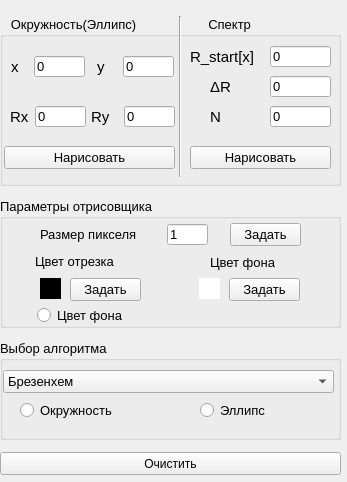
<?xml version="1.0" encoding="UTF-8"?>
<ui version="4.0">
 <class>MyController</class>
 <widget class="QWidget" name="MyController">
  <property name="geometry">
   <rect>
    <x>0</x>
    <y>0</y>
    <width>347</width>
    <height>482</height>
   </rect>
  </property>
  <property name="sizePolicy">
   <sizepolicy hsizetype="Fixed" vsizetype="Preferred">
    <horstretch>0</horstretch>
    <verstretch>0</verstretch>
   </sizepolicy>
  </property>
  <property name="minimumSize">
   <size>
    <width>200</width>
    <height>400</height>
   </size>
  </property>
  <property name="windowTitle">
   <string>Form</string>
  </property>
  <widget class="QWidget" name="verticalLayoutWidget">
   <property name="geometry">
    <rect>
     <x>0</x>
     <y>10</y>
     <width>341</width>
     <height>471</height>
    </rect>
   </property>
   <layout class="QVBoxLayout" name="verticalLayout_2">
    <property name="spacing">
     <number>6</number>
    </property>
    <item>
     <widget class="QGroupBox" name="groupBox">
      <property name="sizePolicy">
       <sizepolicy hsizetype="Preferred" vsizetype="Preferred">
        <horstretch>0</horstretch>
        <verstretch>0</verstretch>
       </sizepolicy>
      </property>
      <property name="minimumSize">
       <size>
        <width>0</width>
        <height>170</height>
       </size>
      </property>
      <property name="maximumSize">
       <size>
        <width>16777215</width>
        <height>170</height>
       </size>
      </property>
      <property name="font">
       <font>
        <pointsize>10</pointsize>
       </font>
      </property>
      <property name="title">
       <string>   Окружность(Эллипс)                    Спектр </string>
      </property>
      <widget class="QLabel" name="label_2">
       <property name="geometry">
        <rect>
         <x>11</x>
         <y>40</y>
         <width>41</width>
         <height>21</height>
        </rect>
       </property>
       <property name="font">
        <font>
         <pointsize>11</pointsize>
        </font>
       </property>
       <property name="text">
        <string>х</string>
       </property>
      </widget>
      <widget class="QLabel" name="label_3">
       <property name="geometry">
        <rect>
         <x>10</x>
         <y>90</y>
         <width>41</width>
         <height>21</height>
        </rect>
       </property>
       <property name="font">
        <font>
         <pointsize>11</pointsize>
        </font>
       </property>
       <property name="text">
        <string>Rx</string>
       </property>
      </widget>
      <widget class="QLineEdit" name="xEdit">
       <property name="geometry">
        <rect>
         <x>34</x>
         <y>40</y>
         <width>51</width>
         <height>21</height>
        </rect>
       </property>
       <property name="text">
        <string>0</string>
       </property>
      </widget>
      <widget class="QLineEdit" name="rxEdit">
       <property name="geometry">
        <rect>
         <x>35</x>
         <y>90</y>
         <width>51</width>
         <height>21</height>
        </rect>
       </property>
       <property name="text">
        <string>0</string>
       </property>
      </widget>
      <widget class="QLineEdit" name="yEdit">
       <property name="geometry">
        <rect>
         <x>123</x>
         <y>40</y>
         <width>51</width>
         <height>21</height>
        </rect>
       </property>
       <property name="text">
        <string>0</string>
       </property>
      </widget>
      <widget class="QLabel" name="label_4">
       <property name="geometry">
        <rect>
         <x>210</x>
         <y>60</y>
         <width>41</width>
         <height>21</height>
        </rect>
       </property>
       <property name="font">
        <font>
         <pointsize>11</pointsize>
        </font>
       </property>
       <property name="text">
        <string>ΔR</string>
       </property>
      </widget>
      <widget class="QLabel" name="label_7">
       <property name="geometry">
        <rect>
         <x>97</x>
         <y>40</y>
         <width>41</width>
         <height>21</height>
        </rect>
       </property>
       <property name="font">
        <font>
         <pointsize>11</pointsize>
        </font>
       </property>
       <property name="text">
        <string>y</string>
       </property>
      </widget>
      <widget class="QLineEdit" name="ryEdit">
       <property name="geometry">
        <rect>
         <x>124</x>
         <y>90</y>
         <width>51</width>
         <height>21</height>
        </rect>
       </property>
       <property name="text">
        <string>0</string>
       </property>
      </widget>
      <widget class="Line" name="line">
       <property name="geometry">
        <rect>
         <x>170</x>
         <y>0</y>
         <width>20</width>
         <height>161</height>
        </rect>
       </property>
       <property name="orientation">
        <enum>Qt::Vertical</enum>
       </property>
      </widget>
      <widget class="QLineEdit" name="drEdit">
       <property name="geometry">
        <rect>
         <x>270</x>
         <y>60</y>
         <width>61</width>
         <height>21</height>
        </rect>
       </property>
       <property name="text">
        <string>0</string>
       </property>
      </widget>
      <widget class="QPushButton" name="dwawellipseButton">
       <property name="geometry">
        <rect>
         <x>4</x>
         <y>130</y>
         <width>171</width>
         <height>23</height>
        </rect>
       </property>
       <property name="minimumSize">
        <size>
         <width>81</width>
         <height>23</height>
        </size>
       </property>
       <property name="text">
        <string>Нарисовать</string>
       </property>
      </widget>
      <widget class="QPushButton" name="dwawSunButton">
       <property name="geometry">
        <rect>
         <x>190</x>
         <y>130</y>
         <width>141</width>
         <height>23</height>
        </rect>
       </property>
       <property name="minimumSize">
        <size>
         <width>81</width>
         <height>23</height>
        </size>
       </property>
       <property name="text">
        <string>Нарисовать</string>
       </property>
      </widget>
      <widget class="QLabel" name="label_5">
       <property name="geometry">
        <rect>
         <x>91</x>
         <y>90</y>
         <width>41</width>
         <height>21</height>
        </rect>
       </property>
       <property name="font">
        <font>
         <pointsize>11</pointsize>
        </font>
       </property>
       <property name="text">
        <string>Ry</string>
       </property>
      </widget>
      <widget class="QLineEdit" name="rstartEdit">
       <property name="geometry">
        <rect>
         <x>270</x>
         <y>30</y>
         <width>61</width>
         <height>21</height>
        </rect>
       </property>
       <property name="text">
        <string>0</string>
       </property>
      </widget>
      <widget class="QLabel" name="label_6">
       <property name="geometry">
        <rect>
         <x>210</x>
         <y>90</y>
         <width>41</width>
         <height>21</height>
        </rect>
       </property>
       <property name="font">
        <font>
         <pointsize>11</pointsize>
        </font>
       </property>
       <property name="text">
        <string>N</string>
       </property>
      </widget>
      <widget class="QLabel" name="label_8">
       <property name="geometry">
        <rect>
         <x>190</x>
         <y>30</y>
         <width>81</width>
         <height>21</height>
        </rect>
       </property>
       <property name="font">
        <font>
         <pointsize>11</pointsize>
        </font>
       </property>
       <property name="text">
        <string>R_start[x]</string>
       </property>
      </widget>
      <widget class="QLineEdit" name="nEdit">
       <property name="geometry">
        <rect>
         <x>270</x>
         <y>90</y>
         <width>61</width>
         <height>21</height>
        </rect>
       </property>
       <property name="text">
        <string>0</string>
       </property>
      </widget>
     </widget>
    </item>
    <item>
     <widget class="QGroupBox" name="groupBox_2">
      <property name="minimumSize">
       <size>
        <width>0</width>
        <height>0</height>
       </size>
      </property>
      <property name="maximumSize">
       <size>
        <width>16777215</width>
        <height>130</height>
       </size>
      </property>
      <property name="font">
       <font>
        <pointsize>10</pointsize>
       </font>
      </property>
      <property name="title">
       <string>Параметры отрисовщика</string>
      </property>
      <widget class="QLabel" name="linelabel">
       <property name="geometry">
        <rect>
         <x>40</x>
         <y>80</y>
         <width>21</width>
         <height>21</height>
        </rect>
       </property>
       <property name="font">
        <font>
         <pointsize>11</pointsize>
        </font>
       </property>
       <property name="autoFillBackground">
        <bool>false</bool>
       </property>
       <property name="styleSheet">
        <string notr="true">background-color: rgb(0, 0, 0)</string>
       </property>
       <property name="text">
        <string/>
       </property>
      </widget>
      <widget class="QLabel" name="label_12">
       <property name="geometry">
        <rect>
         <x>40</x>
         <y>26</y>
         <width>141</width>
         <height>21</height>
        </rect>
       </property>
       <property name="font">
        <font>
         <pointsize>10</pointsize>
        </font>
       </property>
       <property name="text">
        <string>Размер пикселя</string>
       </property>
      </widget>
      <widget class="QLabel" name="label_13">
       <property name="geometry">
        <rect>
         <x>35</x>
         <y>53</y>
         <width>111</width>
         <height>21</height>
        </rect>
       </property>
       <property name="font">
        <font>
         <pointsize>10</pointsize>
        </font>
       </property>
       <property name="text">
        <string>Цвет отрезка</string>
       </property>
      </widget>
      <widget class="QLabel" name="fonlabel">
       <property name="geometry">
        <rect>
         <x>199</x>
         <y>80</y>
         <width>21</width>
         <height>21</height>
        </rect>
       </property>
       <property name="font">
        <font>
         <pointsize>11</pointsize>
        </font>
       </property>
       <property name="styleSheet">
        <string notr="true">background-color: rgb(255, 255, 255)</string>
       </property>
       <property name="text">
        <string/>
       </property>
      </widget>
      <widget class="QLabel" name="label_15">
       <property name="geometry">
        <rect>
         <x>210</x>
         <y>54</y>
         <width>131</width>
         <height>21</height>
        </rect>
       </property>
       <property name="font">
        <font>
         <pointsize>10</pointsize>
        </font>
       </property>
       <property name="text">
        <string>Цвет фона</string>
       </property>
      </widget>
      <widget class="QLineEdit" name="sizeEdit">
       <property name="geometry">
        <rect>
         <x>167</x>
         <y>26</y>
         <width>41</width>
         <height>21</height>
        </rect>
       </property>
       <property name="text">
        <string>1</string>
       </property>
      </widget>
      <widget class="QPushButton" name="foncolorButton">
       <property name="geometry">
        <rect>
         <x>229</x>
         <y>80</y>
         <width>71</width>
         <height>23</height>
        </rect>
       </property>
       <property name="text">
        <string>Задать</string>
       </property>
      </widget>
      <widget class="QPushButton" name="linecolorButton">
       <property name="geometry">
        <rect>
         <x>70</x>
         <y>80</y>
         <width>71</width>
         <height>23</height>
        </rect>
       </property>
       <property name="text">
        <string>Задать</string>
       </property>
      </widget>
      <widget class="QRadioButton" name="fonButton">
       <property name="geometry">
        <rect>
         <x>37</x>
         <y>107</y>
         <width>100</width>
         <height>21</height>
        </rect>
       </property>
       <property name="text">
        <string>Цвет фона</string>
       </property>
      </widget>
      <widget class="QPushButton" name="sizePixelButton">
       <property name="geometry">
        <rect>
         <x>230</x>
         <y>25</y>
         <width>71</width>
         <height>23</height>
        </rect>
       </property>
       <property name="text">
        <string>Задать</string>
       </property>
      </widget>
      <zorder>linelabel</zorder>
      <zorder>label_12</zorder>
      <zorder>label_13</zorder>
      <zorder>fonlabel</zorder>
      <zorder>label_15</zorder>
      <zorder>sizeEdit</zorder>
      <zorder>foncolorButton</zorder>
      <zorder>linecolorButton</zorder>
      <zorder>fonButton</zorder>
      <zorder>sizePixelButton</zorder>
      <zorder>groupBox_3</zorder>
      <zorder>groupBox</zorder>
     </widget>
    </item>
    <item>
     <widget class="QGroupBox" name="groupBox_3">
      <property name="minimumSize">
       <size>
        <width>0</width>
        <height>0</height>
       </size>
      </property>
      <property name="maximumSize">
       <size>
        <width>16777215</width>
        <height>100</height>
       </size>
      </property>
      <property name="font">
       <font>
        <pointsize>10</pointsize>
       </font>
      </property>
      <property name="title">
       <string>Выбор алгоритма</string>
      </property>
      <widget class="QComboBox" name="algoComboBox">
       <property name="geometry">
        <rect>
         <x>3</x>
         <y>30</y>
         <width>331</width>
         <height>23</height>
        </rect>
       </property>
       <item>
        <property name="text">
         <string>Брезенхем</string>
        </property>
       </item>
       <item>
        <property name="text">
         <string>Средней точки</string>
        </property>
       </item>
       <item>
        <property name="text">
         <string>С исп. канонического уравнения</string>
        </property>
       </item>
       <item>
        <property name="text">
         <string>С исп. параметрического уравнения</string>
        </property>
       </item>
       <item>
        <property name="text">
         <string>Стандартный</string>
        </property>
       </item>
      </widget>
      <widget class="QRadioButton" name="circleButton">
       <property name="geometry">
        <rect>
         <x>20</x>
         <y>60</y>
         <width>121</width>
         <height>21</height>
        </rect>
       </property>
       <property name="text">
        <string>Окружность</string>
       </property>
      </widget>
      <widget class="QRadioButton" name="ellipseButton">
       <property name="geometry">
        <rect>
         <x>200</x>
         <y>60</y>
         <width>100</width>
         <height>21</height>
        </rect>
       </property>
       <property name="text">
        <string>Эллипс</string>
       </property>
      </widget>
     </widget>
    </item>
    <item>
     <widget class="QPushButton" name="clearButton">
      <property name="minimumSize">
       <size>
        <width>81</width>
        <height>23</height>
       </size>
      </property>
      <property name="text">
       <string>Очистить</string>
      </property>
     </widget>
    </item>
   </layout>
  </widget>
 </widget>
 <resources/>
 <connections/>
</ui>
